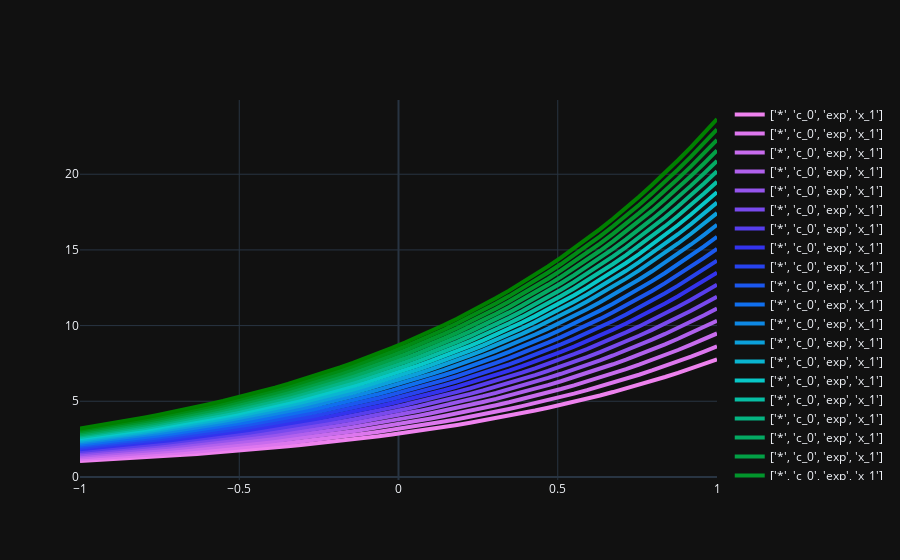

Here is the notebook cell this chart was saved with:
### Code cell
%autoreload
from src.evaluation import plot_interpolations, generate_values

# plot the interpolation between two functions
for i in range(1):
    rand_idx1 = random.randint(0, len(x_batches_n))
    rand_idx2 = random.randint(0, len(x_batches_n))
    df, _ = get_interpolated_df(
        kind="classifier",
        model=autoencoder_equations,
        equation_tree_dataset=dataset,
        latent_space_representation=latent_space_representation,
        equation_1=rand_idx1,
        equation_2=rand_idx2,
        c_1=1.5,
        c_2=0.5,
        num_interpolations=20,
        assignment=(is_function, is_operator, is_variable, is_constant),
        classes=classes,
    )
    if len(df.values)> 0:
        fig = plot_interpolations(df, assignment=(is_function, is_operator, is_variable, is_constant))
        fig.show()
